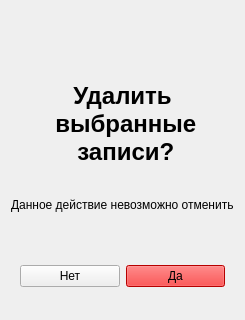
<?xml version="1.0" encoding="UTF-8"?>
<ui version="4.0">
 <class>Form</class>
 <widget class="QWidget" name="Form">
  <property name="geometry">
   <rect>
    <x>0</x>
    <y>0</y>
    <width>240</width>
    <height>320</height>
   </rect>
  </property>
  <property name="windowTitle">
   <string>Подтверждение</string>
  </property>
  <layout class="QGridLayout" name="gridLayout">
   <item row="8" column="0">
    <widget class="QLabel" name="label_2">
     <property name="text">
      <string>Данное действие невозможно отменить</string>
     </property>
    </widget>
   </item>
   <item row="7" column="0">
    <widget class="QLabel" name="label">
     <property name="font">
      <font>
       <pointsize>18</pointsize>
       <weight>75</weight>
       <bold>true</bold>
      </font>
     </property>
     <property name="text">
      <string>Удалить
 выбранные
 записи?</string>
     </property>
     <property name="alignment">
      <set>Qt::AlignCenter</set>
     </property>
    </widget>
   </item>
   <item row="9" column="0">
    <widget class="QWidget" name="horizontalWidget" native="true">
     <layout class="QHBoxLayout" name="horizontalLayout">
      <item>
       <widget class="QPushButton" name="btn_no">
        <property name="text">
         <string>Нет</string>
        </property>
       </widget>
      </item>
      <item>
       <widget class="QPushButton" name="btn_yes">
        <property name="styleSheet">
         <string notr="true">background-color: rgb(255, 0, 0);</string>
        </property>
        <property name="text">
         <string>Да</string>
        </property>
       </widget>
      </item>
     </layout>
    </widget>
   </item>
   <item row="6" column="0">
    <widget class="QLabel" name="label_3">
     <property name="maximumSize">
      <size>
       <width>200</width>
       <height>200</height>
      </size>
     </property>
     <property name="text">
      <string/>
     </property>
     <property name="pixmap">
      <pixmap>delete.png</pixmap>
     </property>
     <property name="scaledContents">
      <bool>true</bool>
     </property>
     <property name="margin">
      <number>15</number>
     </property>
    </widget>
   </item>
  </layout>
 </widget>
 <resources/>
 <connections/>
</ui>
